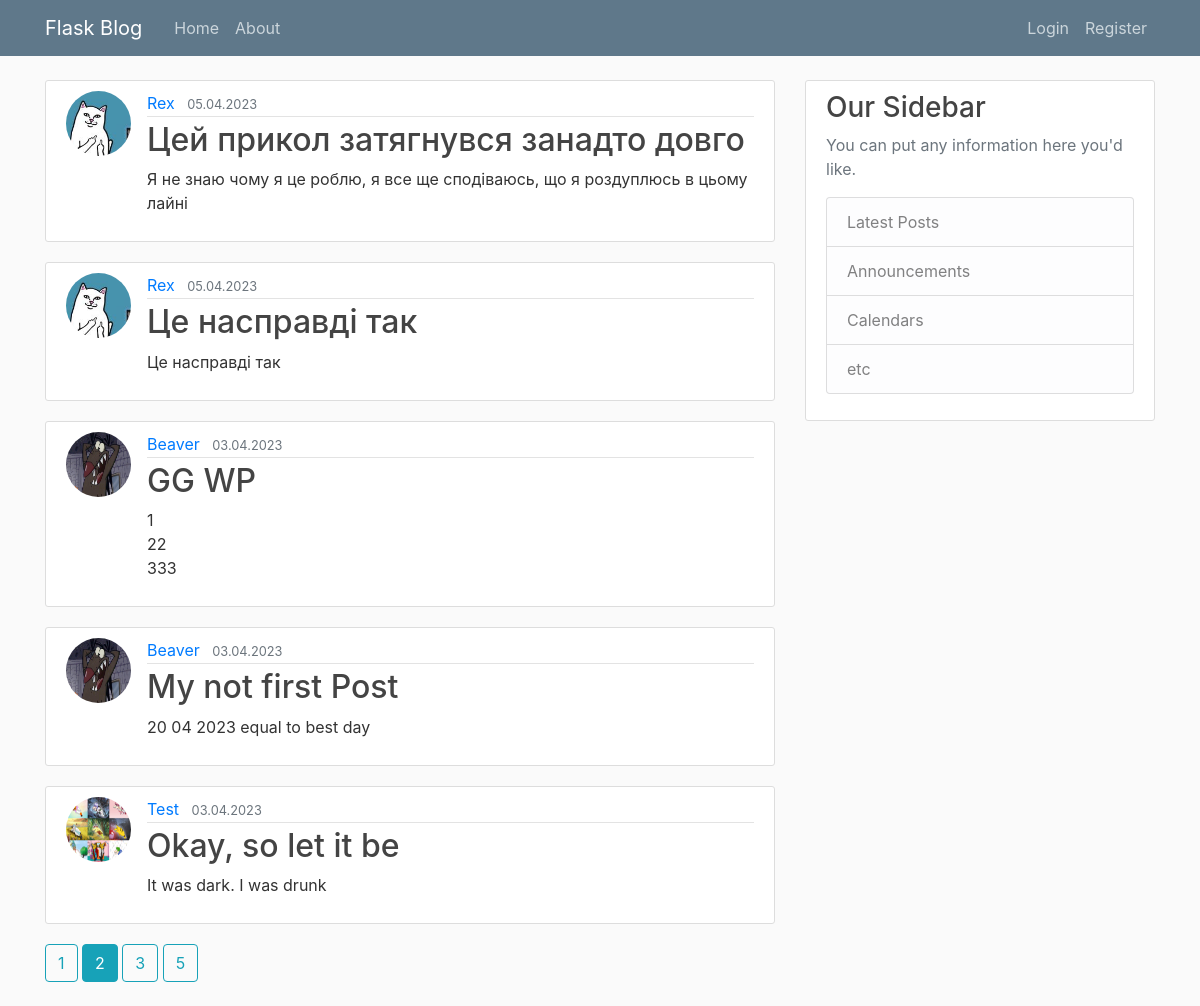
The page /home?page=2 on the database its author committed.
### flaskblog/models.py (models this page shows, shortened)
class Post(db.Model):
    id = db.Column(db.Integer, primary_key=True)
    title = db.Column(db.String(100), nullable=False)
    date_posted = db.Column(db.DateTime, nullable=False, default=datetime.utcnow())
    content = db.Column(db.Text, nullable=False)
    user_id = db.Column(db.Integer, db.ForeignKey('user.id'), nullable=False)

class User(db.Model, UserMixin):
    id = db.Column(db.Integer, primary_key=True)
    username = db.Column(db.String(20), unique=True, nullable=False)
    email = db.Column(db.String(120), unique=True, nullable=False)
    image_file = db.Column(db.String(20), nullable=False, default='default.jpg')
    password = db.Column(db.String(60), nullable=False)
    posts = db.relationship('Post', backref='author', lazy=True)

### flaskblog/main/routes.py (the view)
@main.route("/")
@main.route("/home")
def home():
    page = request.args.get('page', 1, type=int)
    posts = Post.query.order_by(Post.date_posted.desc()).paginate(page=page, per_page=5)
    return render_template('home.html', posts=posts)

### flaskblog/templates/home.html (shortened to what this page needs)
{% extends "layouts.html" %}
{% block content%}
    {% for post in posts.items %}
        <article class="media content-section">
        <img class="rounded-circle article-img" src="{{ url_for('static', filename='profile_pics/' + post.author.image_file) }}">
          <div class="media-body">
            <div class="article-metadata">
              <a class="mr-2" href="{{ url_for('users.user_posts', username=post.author.username) }}">{{ post.author.username }}</a>
              <small class="text-muted">{{ post.date_posted.strftime('%d.%m.%Y') }}</small>
            </div>
            <h2><a class="article-title" href="{{ url_for('posts.post', post_id=post.id) }}">{{ post.title }}</a></h2>
            <p class="article-content">{{ post.content }}</p>
          </div>
        </article>
    {% endfor %}
    {% for page_num in posts.iter_pages(left_edge=1, right_edge=1, left_current=1, right_current=1) %}
        {% if page_num %}
            {% if posts.page == page_num %}
                <a class="btn btn-info mb-4"  href="{{ url_for('main.home', page=page_num) }}">{{ page_num }}</a>
            {% else %}
                <a class="btn btn-outline-info mb-4"  href="{{ url_for('main.home', page=page_num) }}">{{ page_num }}</a>
            {% endif %}
        {% endif %}
    {% endfor %}
{% endblock content %}

### flaskblog/static/main.css (style rules this page uses)
body { background: #fafafa; color: #333333; margin-top: 5rem; }
h1, h2, h3, h4, h5, h6 { color: #444444; }
.content-section { background: #ffffff; padding: 10px 20px; border: 1px solid #dddddd; border-radius: 3px; margin-bottom: 20px; }
.article-title { color: #444444; }
.article-content { white-space: pre-line; }
.article-img { height: 65px; width: 65px; margin-right: 16px; }
.article-metadata { padding-bottom: 1px; margin-bottom: 4px; border-bottom: 1px solid #e3e3e3 }

### rows shown on the page
Post: image_file (picture), author.username "Rex", date_posted "05.04.2023", title "Цей прикол затягнувся занадто довго", content "Я не знаю чому я це роблю, я все ще сподіваюсь, що я роздуплюсь в цьому лайні"
Post: image_file (picture), author.username "Rex", date_posted "05.04.2023", title "Це насправді так", content "Це насправді так"
Post: image_file (placeholder picture), author.username "Beaver", date_posted "03.04.2023", title "GG WP", content "1 22 333"
Post: image_file (placeholder picture), author.username "Beaver", date_posted "03.04.2023", title "My not first Post", content "20 04 2023 equal to best day"
Post: image_file (picture), author.username "Test", date_posted "03.04.2023", title "Okay, so let it be", content "It was dark. I was drunk"

### other values the page prints
{{ page_num }} "1" "3" "5"
{{ page_num }} "2"
